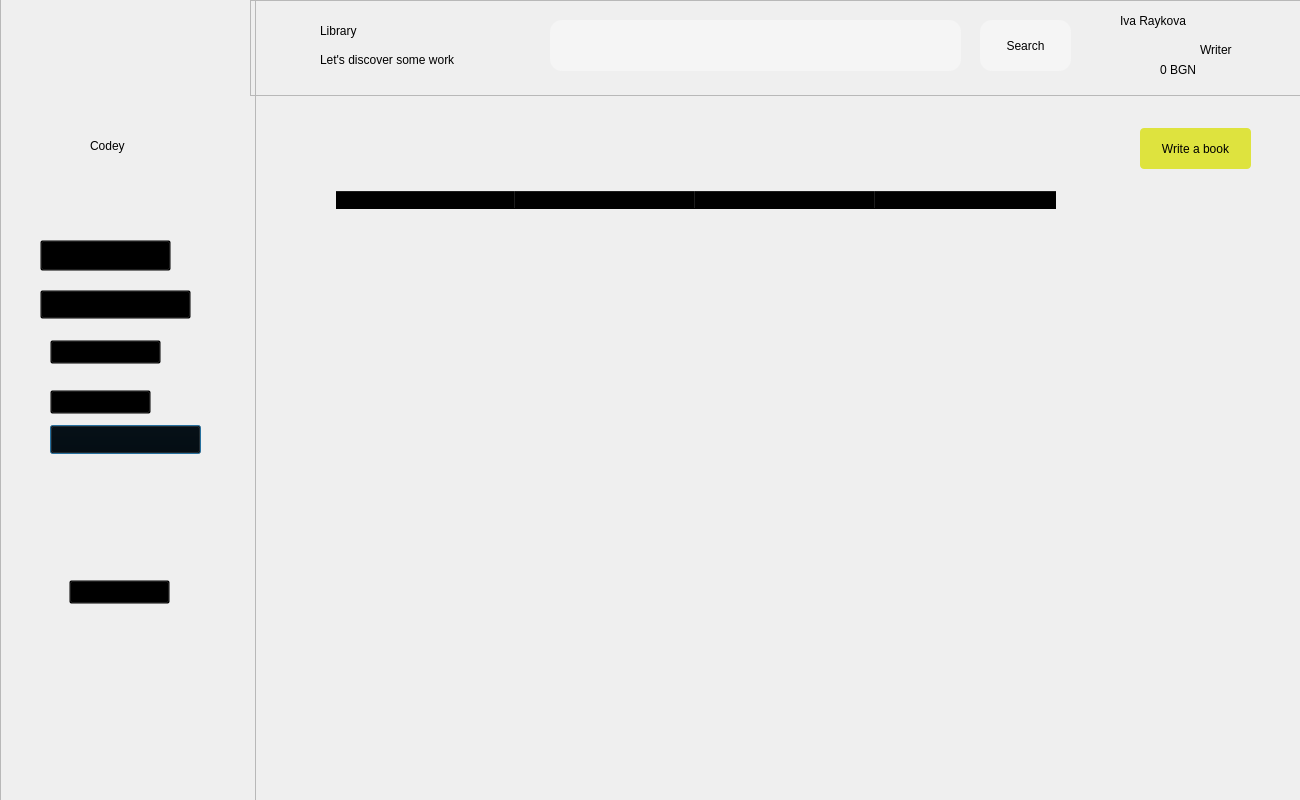
<?xml version="1.0" encoding="UTF-8"?>
<ui version="4.0">
 <class>Dashboard</class>
 <widget class="QDialog" name="Dashboard">
  <property name="geometry">
   <rect>
    <x>0</x>
    <y>0</y>
    <width>1300</width>
    <height>800</height>
   </rect>
  </property>
  <property name="windowTitle">
   <string>Dashboard</string>
  </property>
  <property name="styleSheet">
   <string notr="true"/>
  </property>
  <widget class="QFrame" name="frame">
   <property name="geometry">
    <rect>
     <x>0</x>
     <y>-10</y>
     <width>256</width>
     <height>811</height>
    </rect>
   </property>
   <property name="styleSheet">
    <string notr="true"/>
   </property>
   <property name="frameShape">
    <enum>QFrame::Shape::StyledPanel</enum>
   </property>
   <property name="frameShadow">
    <enum>QFrame::Shadow::Raised</enum>
   </property>
   <widget class="QLabel" name="label_logo">
    <property name="geometry">
     <rect>
      <x>82</x>
      <y>60</y>
      <width>72</width>
      <height>72</height>
     </rect>
    </property>
    <property name="styleSheet">
     <string notr="true">background-color: transparent;</string>
    </property>
    <property name="text">
     <string/>
    </property>
    <property name="pixmap">
     <pixmap resource="../resources.qrc">:/assets/images/logo.png</pixmap>
    </property>
   </widget>
   <widget class="QLabel" name="label">
    <property name="geometry">
     <rect>
      <x>90</x>
      <y>140</y>
      <width>81</width>
      <height>31</height>
     </rect>
    </property>
    <property name="styleSheet">
     <string notr="true">background-color: transparent;
font: 16pt &quot;Segoe UI&quot;;</string>
    </property>
    <property name="text">
     <string>Codey</string>
    </property>
   </widget>
   <widget class="QLabel" name="label_write">
    <property name="geometry">
     <rect>
      <x>50</x>
      <y>445</y>
      <width>16</width>
      <height>17</height>
     </rect>
    </property>
    <property name="text">
     <string/>
    </property>
    <property name="pixmap">
     <pixmap resource="../resources.qrc">:/assets/images/writeIcon.png</pixmap>
    </property>
   </widget>
   <widget class="QLabel" name="label_5">
    <property name="geometry">
     <rect>
      <x>90</x>
      <y>440</y>
      <width>108</width>
      <height>24</height>
     </rect>
    </property>
    <property name="styleSheet">
     <string notr="true">
font: 600 11pt &quot;Segoe UI&quot;;</string>
    </property>
    <property name="text">
     <string>Write a book</string>
    </property>
   </widget>
   <widget class="QPushButton" name="pushButton">
    <property name="geometry">
     <rect>
      <x>50</x>
      <y>435</y>
      <width>151</width>
      <height>29</height>
     </rect>
    </property>
    <property name="cursor">
     <cursorShape>PointingHandCursor</cursorShape>
    </property>
    <property name="styleSheet">
     <string notr="true">color: transparent;
background-color: transparent;</string>
    </property>
    <property name="text">
     <string>PushButton</string>
    </property>
   </widget>
   <widget class="QPushButton" name="pushButton_3">
    <property name="geometry">
     <rect>
      <x>40</x>
      <y>250</y>
      <width>131</width>
      <height>31</height>
     </rect>
    </property>
    <property name="cursor">
     <cursorShape>PointingHandCursor</cursorShape>
    </property>
    <property name="styleSheet">
     <string notr="true">color: transparent;
background-color: transparent;</string>
    </property>
    <property name="text">
     <string>PushButton</string>
    </property>
   </widget>
   <widget class="QPushButton" name="pushButton_4">
    <property name="geometry">
     <rect>
      <x>40</x>
      <y>300</y>
      <width>151</width>
      <height>29</height>
     </rect>
    </property>
    <property name="cursor">
     <cursorShape>PointingHandCursor</cursorShape>
    </property>
    <property name="styleSheet">
     <string notr="true">background-color: transparent;
color: transparent;</string>
    </property>
    <property name="text">
     <string>PushButton</string>
    </property>
   </widget>
   <widget class="QLabel" name="label_3">
    <property name="geometry">
     <rect>
      <x>90</x>
      <y>251</y>
      <width>58</width>
      <height>24</height>
     </rect>
    </property>
    <property name="styleSheet">
     <string notr="true">
font: 600 11pt &quot;Segoe UI&quot;;</string>
    </property>
    <property name="text">
     <string>Library</string>
    </property>
   </widget>
   <widget class="QLabel" name="label_libraryIcon">
    <property name="geometry">
     <rect>
      <x>52</x>
      <y>251</y>
      <width>17</width>
      <height>21</height>
     </rect>
    </property>
    <property name="text">
     <string/>
    </property>
    <property name="pixmap">
     <pixmap resource="../resources.qrc">:/assets/images/libraryIcon.png</pixmap>
    </property>
   </widget>
   <widget class="QLabel" name="label_4">
    <property name="geometry">
     <rect>
      <x>90</x>
      <y>300</y>
      <width>81</width>
      <height>24</height>
     </rect>
    </property>
    <property name="styleSheet">
     <string notr="true">
font: 600 11pt &quot;Segoe UI&quot;;</string>
    </property>
    <property name="text">
     <string>My books</string>
    </property>
   </widget>
   <widget class="QLabel" name="label_books">
    <property name="geometry">
     <rect>
      <x>51</x>
      <y>301</y>
      <width>16</width>
      <height>17</height>
     </rect>
    </property>
    <property name="text">
     <string/>
    </property>
    <property name="pixmap">
     <pixmap resource="../resources.qrc">:/assets/images/booksIcon.png</pixmap>
    </property>
   </widget>
   <widget class="QLabel" name="withdrawIcon">
    <property name="geometry">
     <rect>
      <x>50</x>
      <y>350</y>
      <width>21</width>
      <height>16</height>
     </rect>
    </property>
    <property name="text">
     <string/>
    </property>
    <property name="pixmap">
     <pixmap resource="../resources.qrc">:/assets/images/withdrawIcon.png</pixmap>
    </property>
   </widget>
   <widget class="QLabel" name="depositIcon">
    <property name="geometry">
     <rect>
      <x>50</x>
      <y>400</y>
      <width>16</width>
      <height>16</height>
     </rect>
    </property>
    <property name="text">
     <string/>
    </property>
    <property name="pixmap">
     <pixmap resource="../resources.qrc">:/assets/images/depositIcon.png</pixmap>
    </property>
   </widget>
   <widget class="QLabel" name="label_10">
    <property name="geometry">
     <rect>
      <x>90</x>
      <y>400</y>
      <width>61</width>
      <height>16</height>
     </rect>
    </property>
    <property name="styleSheet">
     <string notr="true">
font: 600 11pt &quot;Segoe UI&quot;;</string>
    </property>
    <property name="text">
     <string>Deposit</string>
    </property>
   </widget>
   <widget class="QLabel" name="label_11">
    <property name="geometry">
     <rect>
      <x>90</x>
      <y>350</y>
      <width>71</width>
      <height>16</height>
     </rect>
    </property>
    <property name="styleSheet">
     <string notr="true">
font: 600 11pt &quot;Segoe UI&quot;;</string>
    </property>
    <property name="text">
     <string>Withdraw</string>
    </property>
   </widget>
   <widget class="QPushButton" name="pushButton_5">
    <property name="geometry">
     <rect>
      <x>50</x>
      <y>400</y>
      <width>101</width>
      <height>24</height>
     </rect>
    </property>
    <property name="cursor">
     <cursorShape>PointingHandCursor</cursorShape>
    </property>
    <property name="styleSheet">
     <string notr="true">color: transparent;
background-color: transparent;</string>
    </property>
    <property name="text">
     <string>PushButton</string>
    </property>
   </widget>
   <widget class="QPushButton" name="pushButton_6">
    <property name="geometry">
     <rect>
      <x>50</x>
      <y>350</y>
      <width>111</width>
      <height>24</height>
     </rect>
    </property>
    <property name="cursor">
     <cursorShape>PointingHandCursor</cursorShape>
    </property>
    <property name="styleSheet">
     <string notr="true">color: transparent;
background-color: transparent;</string>
    </property>
    <property name="text">
     <string>PushButton</string>
    </property>
   </widget>
   <widget class="QPushButton" name="modes">
    <property name="geometry">
     <rect>
      <x>69</x>
      <y>590</y>
      <width>101</width>
      <height>24</height>
     </rect>
    </property>
    <property name="cursor">
     <cursorShape>PointingHandCursor</cursorShape>
    </property>
    <property name="styleSheet">
     <string notr="true">background-color: transparent;
color: transparent;</string>
    </property>
    <property name="text">
     <string>Switch</string>
    </property>
   </widget>
   <widget class="QLabel" name="label_9">
    <property name="geometry">
     <rect>
      <x>70</x>
      <y>590</y>
      <width>101</width>
      <height>16</height>
     </rect>
    </property>
    <property name="styleSheet">
     <string notr="true">font: 600 11pt &quot;Segoe UI&quot;;</string>
    </property>
    <property name="text">
     <string>Switch modes</string>
    </property>
   </widget>
   <zorder>label_libraryIcon</zorder>
   <zorder>label_4</zorder>
   <zorder>label_books</zorder>
   <zorder>label_3</zorder>
   <zorder>label_logo</zorder>
   <zorder>label</zorder>
   <zorder>label_write</zorder>
   <zorder>label_5</zorder>
   <zorder>pushButton</zorder>
   <zorder>pushButton_3</zorder>
   <zorder>pushButton_4</zorder>
   <zorder>withdrawIcon</zorder>
   <zorder>depositIcon</zorder>
   <zorder>label_10</zorder>
   <zorder>label_11</zorder>
   <zorder>pushButton_5</zorder>
   <zorder>pushButton_6</zorder>
   <zorder>label_9</zorder>
   <zorder>modes</zorder>
  </widget>
  <widget class="QFrame" name="frame_2">
   <property name="geometry">
    <rect>
     <x>250</x>
     <y>0</y>
     <width>1051</width>
     <height>96</height>
    </rect>
   </property>
   <property name="styleSheet">
    <string notr="true"/>
   </property>
   <property name="frameShape">
    <enum>QFrame::Shape::StyledPanel</enum>
   </property>
   <property name="frameShadow">
    <enum>QFrame::Shadow::Raised</enum>
   </property>
   <widget class="QLabel" name="label_2">
    <property name="geometry">
     <rect>
      <x>70</x>
      <y>10</y>
      <width>111</width>
      <height>41</height>
     </rect>
    </property>
    <property name="styleSheet">
     <string notr="true">background-color: transparent;
font: 700 18pt &quot;Segoe UI&quot;;</string>
    </property>
    <property name="text">
     <string>Library</string>
    </property>
   </widget>
   <widget class="QLabel" name="label_6">
    <property name="geometry">
     <rect>
      <x>70</x>
      <y>50</y>
      <width>191</width>
      <height>20</height>
     </rect>
    </property>
    <property name="styleSheet">
     <string notr="true">
font: 300 11pt &quot;Segoe UI&quot;;</string>
    </property>
    <property name="text">
     <string>Let's discover some work</string>
    </property>
   </widget>
   <widget class="QLabel" name="label_7">
    <property name="geometry">
     <rect>
      <x>870</x>
      <y>0</y>
      <width>121</width>
      <height>41</height>
     </rect>
    </property>
    <property name="layoutDirection">
     <enum>Qt::LayoutDirection::RightToLeft</enum>
    </property>
    <property name="styleSheet">
     <string notr="true">
   font: 700 15pt &quot;Segoe UI&quot;;</string>
    </property>
    <property name="text">
     <string>Iva Raykova</string>
    </property>
   </widget>
   <widget class="QLabel" name="label_8">
    <property name="geometry">
     <rect>
      <x>950</x>
      <y>40</y>
      <width>61</width>
      <height>20</height>
     </rect>
    </property>
    <property name="styleSheet">
     <string notr="true">
font: 300 11pt &quot;Segoe UI&quot;;</string>
    </property>
    <property name="text">
     <string>Writer</string>
    </property>
   </widget>
   <widget class="QLineEdit" name="searchBar">
    <property name="geometry">
     <rect>
      <x>300</x>
      <y>20</y>
      <width>411</width>
      <height>51</height>
     </rect>
    </property>
    <property name="styleSheet">
     <string notr="true">
     background-color: #F5F5F5;
     border-radius: 12px;</string>
    </property>
   </widget>
   <widget class="QPushButton" name="searchButton">
    <property name="geometry">
     <rect>
      <x>730</x>
      <y>20</y>
      <width>91</width>
      <height>51</height>
     </rect>
    </property>
    <property name="cursor">
     <cursorShape>PointingHandCursor</cursorShape>
    </property>
    <property name="styleSheet">
     <string notr="true">background-color: #F5F5F5;
border-radius: 12px;
color: black;</string>
    </property>
    <property name="text">
     <string>Search</string>
    </property>
   </widget>
   <widget class="QLabel" name="label_funds">
    <property name="geometry">
     <rect>
      <x>910</x>
      <y>60</y>
      <width>81</width>
      <height>20</height>
     </rect>
    </property>
    <property name="layoutDirection">
     <enum>Qt::LayoutDirection::RightToLeft</enum>
    </property>
    <property name="styleSheet">
     <string notr="true"/>
    </property>
    <property name="text">
     <string>0 BGN</string>
    </property>
   </widget>
  </widget>
  <widget class="QPushButton" name="pushButton_2">
   <property name="geometry">
    <rect>
     <x>1140</x>
     <y>128</y>
     <width>111</width>
     <height>41</height>
    </rect>
   </property>
   <property name="cursor">
    <cursorShape>PointingHandCursor</cursorShape>
   </property>
   <property name="styleSheet">
    <string notr="true">border-radius: 4px;
font: 10pt &quot;Segoe UI&quot;;
background: #DEE33E;
color: black;</string>
   </property>
   <property name="text">
    <string>Write a book</string>
   </property>
  </widget>
  <widget class="QTableWidget" name="tableWidget">
   <property name="geometry">
    <rect>
     <x>335</x>
     <y>190</y>
     <width>921</width>
     <height>581</height>
    </rect>
   </property>
   <property name="accessibleDescription">
    <string/>
   </property>
   <property name="styleSheet">
    <string notr="true">background-color: transparent;</string>
   </property>
   <property name="editTriggers">
    <set>QAbstractItemView::EditTrigger::NoEditTriggers</set>
   </property>
   <attribute name="horizontalHeaderCascadingSectionResizes">
    <bool>false</bool>
   </attribute>
   <attribute name="horizontalHeaderDefaultSectionSize">
    <number>180</number>
   </attribute>
   <column>
    <property name="text">
     <string>Title</string>
    </property>
    <property name="background">
     <color>
      <red>67</red>
      <green>67</green>
      <blue>67</blue>
     </color>
    </property>
   </column>
   <column>
    <property name="text">
     <string>Author</string>
    </property>
   </column>
   <column>
    <property name="text">
     <string>Genre</string>
    </property>
    <property name="font">
     <font>
      <bold>false</bold>
     </font>
    </property>
   </column>
   <column>
    <property name="text">
     <string>Status</string>
    </property>
   </column>
  </widget>
 </widget>
 <resources>
  <include location="../resources.qrc"/>
 </resources>
 <connections/>
</ui>
